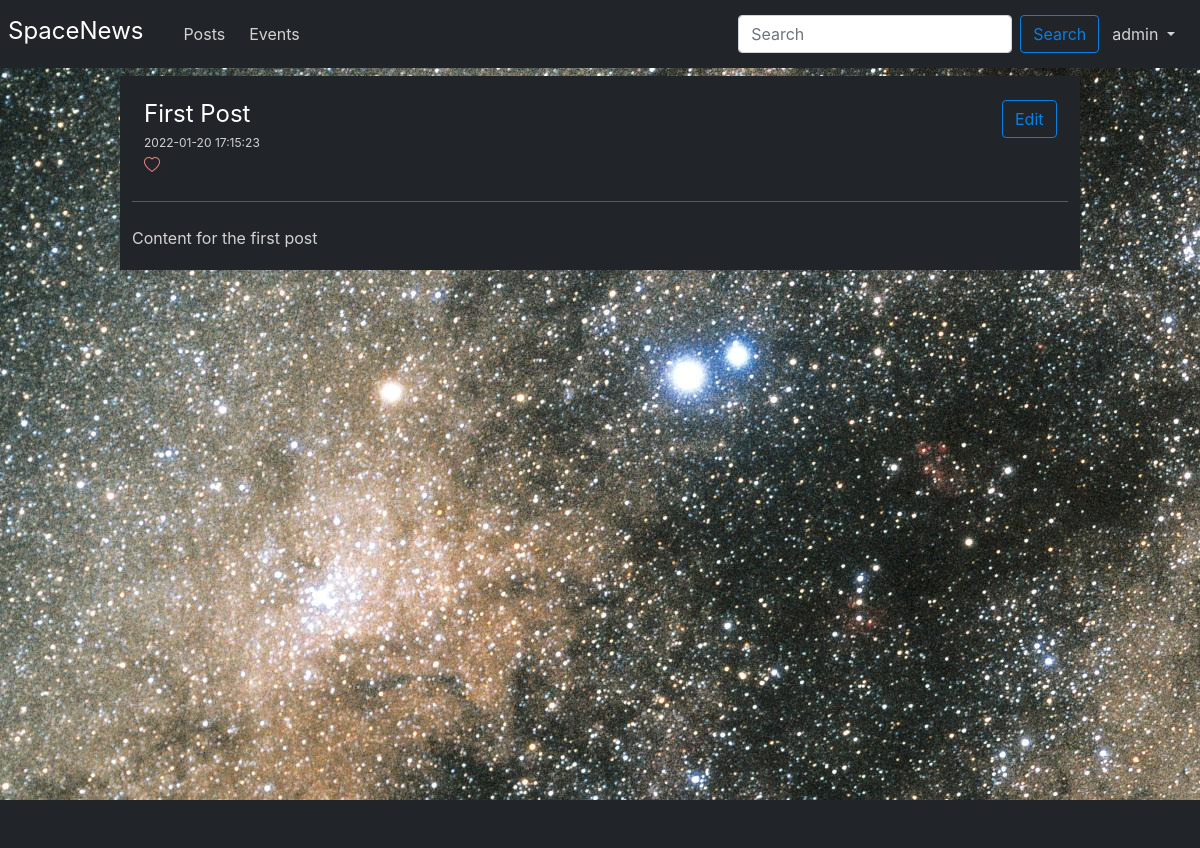
Page /1 (signed in) on the committed database.
### tables this page shows
CREATE TABLE Role(
   id_role INTEGER PRIMARY KEY AUTOINCREMENT,
   role_name TEXT
);

CREATE TABLE Posts(
   id_post INTEGER PRIMARY KEY AUTOINCREMENT,
   title_post TEXT NOT NULL,
   content_post TEXT NOT NULL,
   created DATE NOT NULL DEFAULT CURRENT_TIMESTAMP
);

### main.py (the view)
@main.route('/<int:id_post>')
def post(id_post):
    post = get_post(id_post)
    co = get_db_connection()
    cur = co.cursor()
    cur.execute("SELECT * FROM liked WHERE email = ? AND id_post = ?", (session.get('email'), id_post))
    co.commit()
    result = cur.fetchall()
    co.close()
    if result:
        liked = 1
    else:
        liked = 0
    edit = get_perm("edit")
    return render_template('post.html', post=post, liked=liked, edit=edit)

### __init__.py (called while the page is built)
def get_db_connection():
    conn = sqlite3.connect('project/database.db')
    conn.row_factory = sqlite3.Row
    return conn

def get_perm(right):
    co = get_db_connection()
    cur = co.cursor()
    cur.execute("SELECT rights_name FROM Users NATURAL JOIN Role NATURAL JOIN Posses NATURAL JOIN RIGHTS WHERE email=?",
                (session.get('email'),))
    rights = cur.fetchall()
    co.close()
    for r in rights:
        print(r[0])
        if r[0] == right:
            return True
    return False

def get_role(need_role):
    co = get_db_connection()
    cur = co.cursor()
    cur.execute("SELECT role_name FROM Users NATURAL JOIN Role WHERE email=?",
                (session.get('email'),))
    role = cur.fetchone()
    co.close()
    if role and role[0] == need_role:
        return True
    else:
        return False

### main.py (called while the page is built)
def get_post(id_post):
    conn = get_db_connection()
    post = conn.execute('SELECT * FROM Posts WHERE id_post = ?', (id_post,)).fetchone()
    conn.close()
    if post is None:
        abort(404)
    return post

### templates/post.html
{% extends 'base.html' %}
{% block content %}
<div class="container-fluid">
    <div class="row">
        <div class="col-11">
            <div>
                <h2 class="title_post pt-3">{% block title %} {{ post['title_post'] }} {% endblock %}</h2>
                <span class="creation_date">{{ post['created'] }}</span>
            </div>
            {% if liked == 0 %}
            <a href="{{ url_for('main.liked',id_post=post['id_post']) }}" class="bi-heart"
               style="width: 1em; height: 1em; color: lightcoral"></a>
            {% else %}
            <a href="{{ url_for('main.unliked',id_post=post['id_post']) }}" class="bi-heart-fill"
               style="width: 1em; height: 1em; color: lightcoral"></a>
            {% endif %}
        </div>
        <div class="col-1">
            {% if get_perm("edit") %}
            <form class="d-flex mt-3" action="{{ url_for('main.edit', id_post=post['id_post']) }}">
                <button class="btn my_button" type="submit">
                    Edit
                </button>
            </form>
            {% endif %}
        </div>
    </div>
</div>
<hr style="color: lightgray">
<p class="post_content pb-3">{{ post['content_post'] }}</p>
{% endblock %}

### templates/base.html (shortened to what this page needs)
<!doctype html>
<html lang="fr">
<head>
    <link href="https://cdn.jsdelivr.net/npm/bootstrap@5.1.3/dist/css/bootstrap.min.css" rel="stylesheet"
>
    <link rel="stylesheet" href="{{ url_for('static',filename='css/style.css') }}">
    <link rel="stylesheet" href="https://cdnjs.cloudflare.com/ajax/libs/bulma/0.7.2/css/bulma.min.css"/>
    <link rel="stylesheet" href="https://cdn.jsdelivr.net/npm/bootstrap-icons@1.7.2/font/bootstrap-icons.css">
</head>
<body>
<div class="background">
    <nav class="navbar navbar-expand-lg navbar-dark bg-dark mb-2">
        <a class="navbar-brand ms-2" style="font-size: 150%" href="{{ url_for('main.index') }}">SpaceNews</a>
        <div class="container-fluid d-flex justify-content-between">
            <div class="collapse navbar-collapse " id="navbarNavAltMarkup">
                <div class="navbar-nav ">
                    <a class="navbar-item bg-dark" style="color: lightgray" href="{{ url_for('main.index') }}">Posts</a>
                    <a class="navbar-item bg-dark" style="color: lightgray" href="{{ url_for('main.events') }}">Events</a>
                </div>
            </div>
            <form class="d-flex navbar-nav" action="{{ url_for('main.index') }}" method="post">
                <input class="form-control me-2" type="search" name="search" placeholder="Search" aria-label="Search">
                <button class="btn btn-outline-secondary my_button" type="submit">
                    Search
                </button>
            </form>
            <div class="navbar-nav">
                {% if session['email'] %}
                <div class="dropdown">
                    <button class="btn dropdown-toggle" style="color: lightgray" type="button"
                            data-bs-toggle="dropdown">
                        {{ session['name'] }}
                    </button>
                </div>
                {% else %}
                <a class="btn btn-dark" href="{{ url_for('auth.login') }}">Login</a>
                {% endif %}
            </div>
        </div>
    </nav>
    <div class="container bg-dark pt-3 pb-2">
        {% block content %} {% endblock %}
    </div>
</div>
<footer class="bd-footer py-5 bg-dark">
</footer>
</body>
</html>

### static/css/style.css (style rules this page uses)
.title_post { font-size: 150%; color: white; }
.creation_date { font-size: 75%; color: lightgray }
.post_content { color: lightgray; }
.background { background-image: url("deep_space.jpg"); background-attachment: fixed; min-height: 100%; padding-bottom: 10px; }
.my_button { border-color: #097EE5; color: #097EE5 }
html, body { height: 100%; }

### rows in the picture
Role: name "admin"
Posts: title_post "First Post", created "2022-01-20 17:15:23", content_post "Content for the first post"
